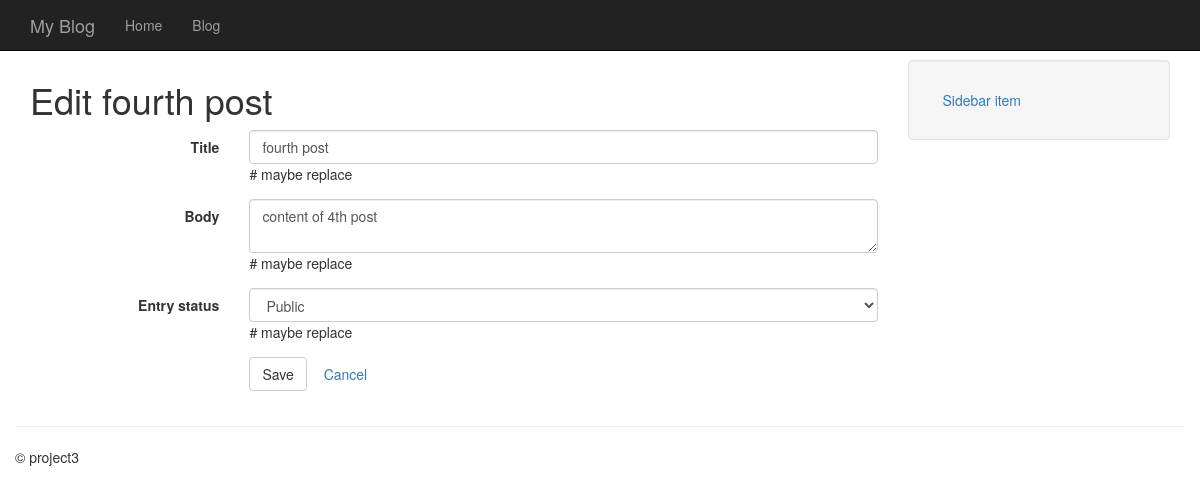
Before: /entries/fourth-post/edit/ with the older database file.
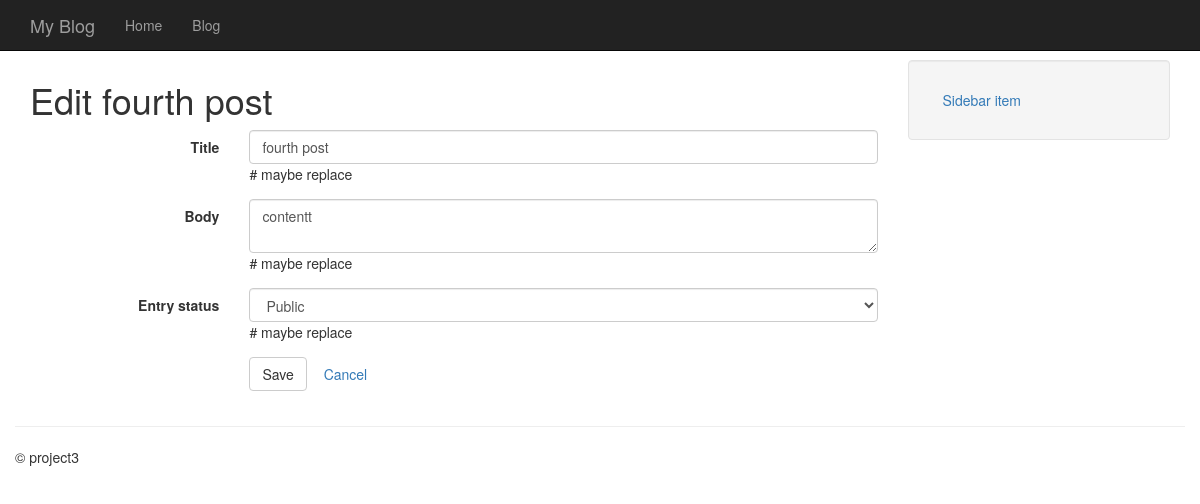
After: the same page with the newer database file.
### models.py (models this page shows, shortened)
class Entry(db.Model):
    STATUS_PUBLIC = 0
    STATUS_DRAFT = 1
    STATUS_DELETED = 2
    id     = db.Column(db.Integer, primary_key=True)
    title  = db.Column(db.String(100))
    slug   = db.Column(db.String(100), unique=True)
    body   = db.Column(db.Text)
    status = db.Column(db.SmallInteger, default=STATUS_PUBLIC)
    created_timestamp  = db.Column(db.DateTime, default=datetime.datetime.now)
    modified_timestamp = db.Column(db.DateTime,default=datetime.datetime.now, onupdate=datetime.datetime.now)
    tags = db.relationship('Tag', secondary=entry_tags, backref=db.backref('entries', lazy='dynamic'))

### entries/blueprint.py (the view)
@entries.route('/<slug>/edit/', methods=['GET', 'POST'])
def edit(slug):
    entry = Entry.query.filter(Entry.slug == slug).first_or_404()
    if request.method == 'POST':
        form = EntryForm(request.form, obj=entry)
        if form.validate():
            entry = form.save_entry(entry)
            db.session.add(entry)
            db.session.commit()
            return redirect(url_for('entries.detail', slug=entry.slug))
    else:
        form = EntryForm(obj=entry)
    return render_template('entries/edit.html', entry=entry, form=form)

### entries/forms.py (shortened to what this page needs)
class EntryForm(wtforms.Form):
    title = wtforms.StringField('Title', validators=[DataRequired()])
    body  = wtforms.TextAreaField('Body', validators=[DataRequired()])
    status = wtforms.SelectField('Entry status', choices=(
            (Entry.STATUS_PUBLIC, 'Public'),
            (Entry.STATUS_DRAFT,  'Draft')), coerce=int)

### entries/templates/entries/edit.html (shortened to what this page needs)
{% extends "base.html" %}
{% from "macros/form_field.html" import form_field %}
{% block content_title %}Edit {{ entry.title }}{% endblock %}
{% block content %}
  <form action="{{ url_for('entries.edit', slug=entry.slug) }}" class="form form-horizontal" method="post">
    {% for field in form %}
      {{ form_field(field) }}
    {% endfor %}
    <div class="form-group">
      <div class="col-sm-offset-3 col-sm-9">
        <button type="submit" class="btn btn-default">Save</button>
        <a class="btn" href="{{ url_for('entries.detail', slug=entry.slug) }}">Cancel</a>
      </div>
    </div>
  </form>
{% endblock %}

### templates/base.html (shortened to what this page needs)
<!DOCTYPE html>
<html lang="en">
  <head>
    <link rel="stylesheet" href="//netdna.bootstrapcdn.com/bootstrap/3.1.0/css/bootstrap.min.css">
  </head>
  <body class="{% block body_class %}{% endblock %}">
    <div class="navbar navbar-inverse navbar-fixed-top" role="navigation">
      <div class="container">
        <div class="navbar-header">
          <a class="navbar-brand" href="#">{% block branding %}My Blog{% endblock %}</a>
        </div>
        <div class="collapse navbar-collapse">
          <ul class="nav navbar-nav">
            <li><a href="{{ url_for('homepage') }}">Home</a></li>
            <li><a href="{{ url_for('entries.index') }}">Blog</a></li>
          </ul>
        </div>
      </div>
    </div>
    <div class="container">
      <div class="row">
        <div class="col-md-9">
          <h1>{% block content_title %}{% endblock %}</h1>
          {% block content %}
          {% endblock %}
        </div>
        <div class="col-md-3">
          {% block sidebar %}
          <ul class="well nav nav-stacked">
            <li><a href="#">Sidebar item</a></li>
          </ul>
          {% endblock %}
        </div>
      </div>
      <div class="row">
        <hr />
        <footer>
          <p>&copy; project3 </p>
        </footer>
      </div>
    </div>
  </body>
</html>

### entries/templates/macros/form_field.html (shortened to what this page needs)
{% macro form_field(field) %}
  <div class="form-group{% if field.errors %} has-error has-feedback{% endif %}">
    {{ field.label(class='col-sm-3 control-label') }}
    <div class="col-sm-9">
      {{ field(class='form-control', **kwargs) }}
      # maybe replace
    </div>
  </div>
{% endmacro %}

### templates/base.html (style rules this page uses)
body { padding-top: 60px; }

Changed rows visible on the page:
changed Entry "fourth post": body "content of 4th post" → "contentt"
